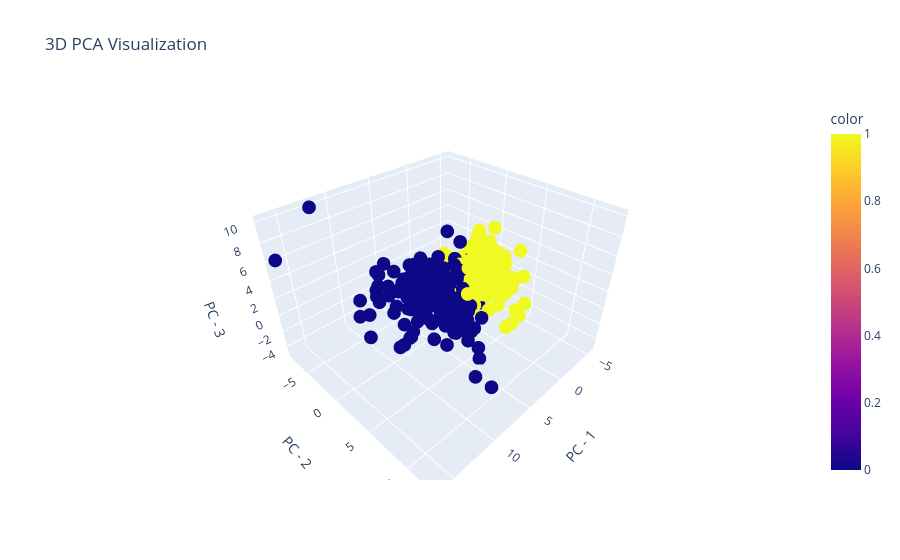

Notebook cell for this chart:
### Code cell
import plotly.express as px

# Apply PCA
pca = PCA(n_components=3)
data_pca = pca.fit_transform(scaled_data)

# Create a 3D scatter plot
fig = px.scatter_3d(
    x=data_pca[:, 0],
    y=data_pca[:, 1],
    z=data_pca[:, 2],  # Third principal component
    color=cancer_dataset['target'],  # Color by target variable
    labels={"x": "PC - 1", "y": "PC - 2", "z": "PC - 3"},  # Label axes
    title="3D PCA Visualization"
)

fig.show()

### Figure 1 — Plotly figure (JSON) as saved in the notebook; plotly's stock layout.template omitted (floating-point values rounded to 4 significant figures; data arrays with more than 128 entries replaced by an {"elided": "..."} marker saying what was removed)
{"data": [{"hovertemplate": "PC - 1=%{x}<br>PC - 2=%{y}<br>PC - 3=%{z}<br>color=%{marker.color}<extra></extra>", "legendgroup": "", "marker": {"color": {"elided": "569 int values"}, "coloraxis": "coloraxis", "symbol": "circle"}, "mode": "markers", "name": "", "scene": "scene", "showlegend": false, "type": "scatter3d", "x": {"elided": "569 float values"}, "y": {"elided": "569 float values"}, "z": {"elided": "569 float values"}}], "layout": {"coloraxis": {"colorbar": {"title": {"text": "color"}}, "colorscale": [[0, "#0d0887"], [0.1111, "#46039f"], [0.2222, "#7201a8"], [0.3333, "#9c179e"], [0.4444, "#bd3786"], [0.5556, "#d8576b"], [0.6667, "#ed7953"], [0.7778, "#fb9f3a"], [0.8889, "#fdca26"], [1, "#f0f921"]]}, "legend": {"tracegroupgap": 0}, "scene": {"domain": {"x": [0, 1], "y": [0, 1]}, "xaxis": {"title": {"text": "PC - 1"}}, "yaxis": {"title": {"text": "PC - 2"}}, "zaxis": {"title": {"text": "PC - 3"}}}, "title": {"text": "3D PCA Visualization"}}}
